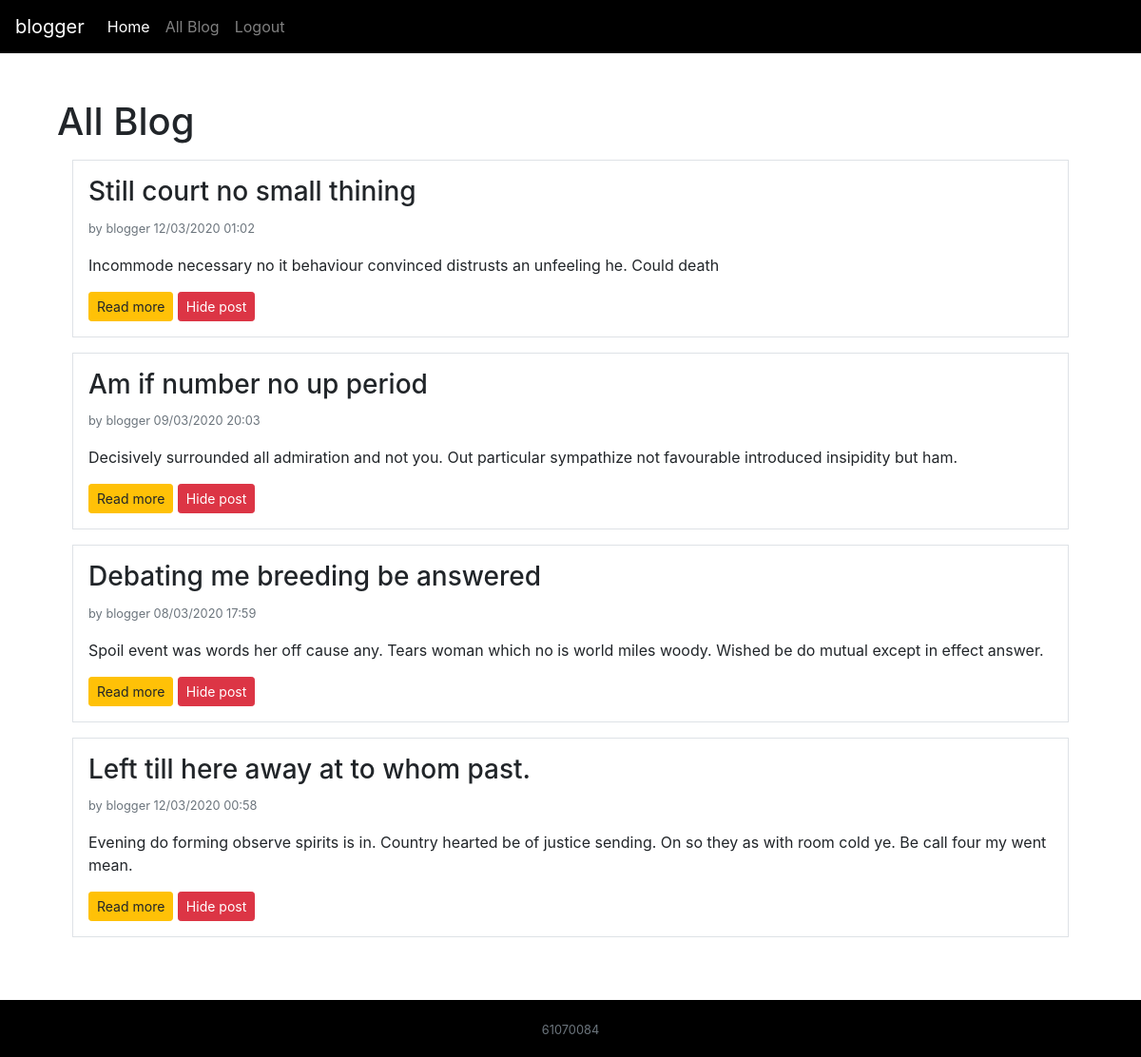
The page /management/post/all/ (signed in) on the database its author committed.
### management/models.py (models this page shows)
class Post(models.Model):
    id = models.IntegerField(primary_key=True)
    title = models.CharField(max_length=50)
    content = models.TextField()
    create_time = models.DateTimeField(auto_now_add=True)
    update_time = models.DateTimeField(auto_now=True)
    status = models.BooleanField()
    user_id = models.ForeignKey(User, on_delete=models.CASCADE)

### management/views.py (the view)
# urls.py: path('post/all/', views.post_list, name='post_list'),
@login_required
@permission_required('management.change_post')
def post_list(request):
    post = Post.objects.all()
    return render(request, template_name='post_list.html', context={
        'post': post
    })

### management/templates/post_list.html (shortened to what this page needs)
{% extends "base.html" %}
{% block content %}
    <div class="container mt-4">
        <h1>All Blog</h1>
        {% for po in post%}
            <div class="m-3 p-3 border">
                <h3>{{ po.title }}</h3>
                <p class="text-muted"><small>by {{ po.user_id }} {{ po.update_time|date:'d/m/Y H:i' }}</p></small>
                <p>{{ po.content }}</p>
                <a href="{% url 'post_detail' post_id=po.id %}">
                    <div class="btn btn-warning btn-sm" id="{{po.id}}">Read more</div>
                </a>
                {% if po.status and user == po.user_id %}
                <a href="{% url 'post_hide' post_id=po.id %}">
                    <div class="btn btn-danger btn-sm" id="{{po.id}}">Hide post</div>
                </a>
                {% endif %}
            </div>
        {% endfor %}
    </div>
    <br/><br/>
{% endblock %}

### templates/base.html (shortened to what this page needs)
<!DOCTYPE html>
{% load static %}
<html lang="en">
<head>
    <link rel="stylesheet" type="text/css" href="{% static 'css/bootstrap.css'%}">
</head>
<body>
    <nav class="navbar navbar-expand-lg navbar-dark bg-black">
        <a class="navbar-brand" href="#">{{request.user.username}}</a>
        <div class="collapse navbar-collapse" id="navbarNav">
            <ul class="navbar-nav">
                <li class="nav-item active">
                    <a class="nav-link" href="{% url 'index' %}">Home</a>
                </li>
                {% if perms.management.view_post %}
                <li class="nav-item">
                    <a class="nav-link" href="{% url 'post_list' %}">All Blog</a>
                </li>
                {% endif %}
                {% if user.is_authenticated %}
                <li class="nav-item">
                    <a class="nav-link" href="{% url 'logout' %}">Logout</a>
                </li>
                {% endif %}
            </ul>
        </div>
    </nav>
    <br>
    <div class="container">
        {% block content %}
        {% endblock %}
    </div>
    <footer class="footer bg-black">
      <div class="container">
            <p class="text-muted text-light text-center m-0"><small>61070084</small></p>
      </div>
    </footer>
</body>
</html>

### templates/base.html (style rules this page uses)
html { position: relative; min-height: 100%; }
body { margin-bottom: 60px; }
.footer { position: absolute; bottom: 0; width: 100%; height: 60px; line-height: 60px; background-color: #f5f5f5; }
.bg-black { background-color: black; }

### rows shown on the page
Post: title "Still court no small thining", user_id "blogger", update_time "12/03/2020 01:02", content "Incommode necessary no it behaviour convinced distrusts an unfeeling he. Could death"
Post: title "Am if number no up period", user_id "blogger", update_time "09/03/2020 20:03", content "Decisively surrounded all admiration and not you. Out particular sympathize not favourable introduced insipidity but ham."
Post: title "Debating me breeding be answered", user_id "blogger", update_time "08/03/2020 17:59", content "Spoil event was words her off cause any. Tears woman which no is world miles woody. Wished be do mutual except in effect answer."
Post: title "Left till here away at to whom past.", user_id "blogger", update_time "12/03/2020 00:58", content "Evening do forming observe spirits is in. Country hearted be of justice sending. On so they as with room cold ye. Be call four my went mean."

### other values the page prints
{{ request.user.username }} "blogger"
